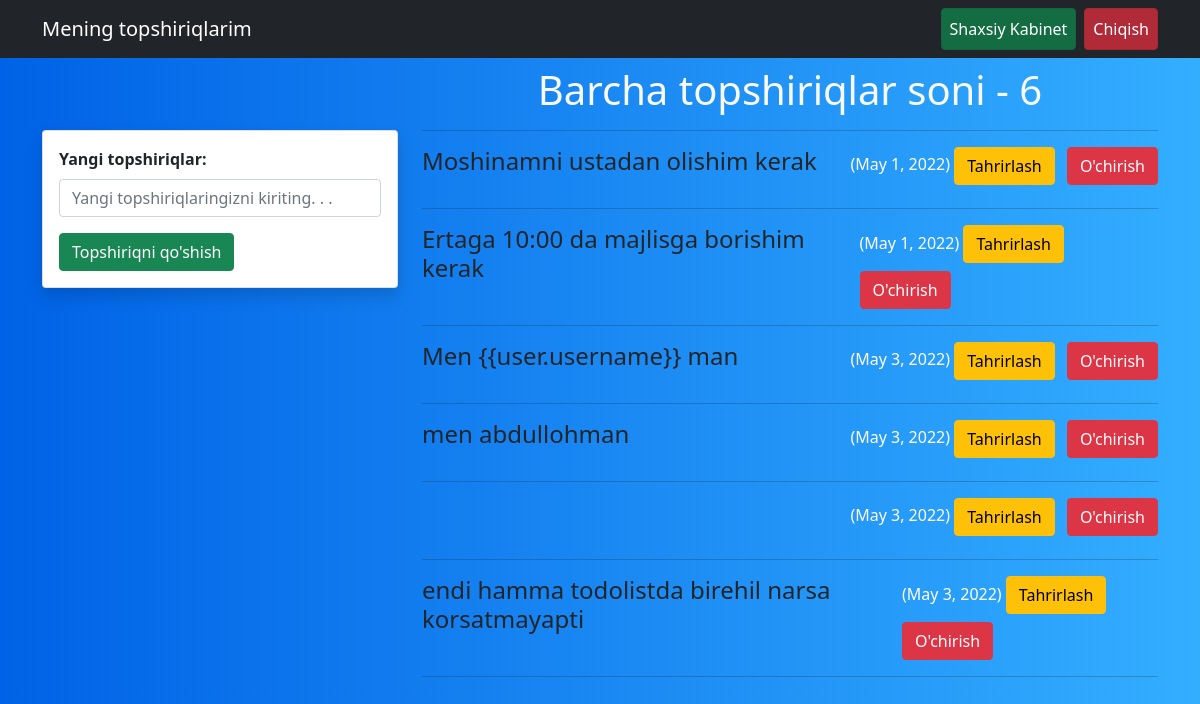
Screenshot of / (signed in) with the database file from the repository.
### mysite/models.py (models this page shows, shortened)
class Task(models.Model):
    task=models.TextField()
    user=models.ForeignKey(User,on_delete=models.CASCADE)
    created_at=models.DateTimeField(auto_now_add=True)

### mysite/views.py (the view)
# urls.py: path('',home,name='home-page'),
@login_required(login_url='login-page')
def home(request):
    if request.method=='POST':
        taskValue=request.POST['task']
        data=Task(task=taskValue,user=request.user)
        data.save()
        return redirect('home-page')
    task=Task.objects.filter(user=request.user)
    return render(request,'home.html',{'tasks':task})
    return redirect('profile-page')

### templates/home.html (shortened to what this page needs)
{% extends 'base.html' %}
{% block mycontent %}
<div class="container mt-2">
    <div class="row">
        <div class="col-md-4 mt-5">
            <div class="card shadow p-3 mt-3">
                <form method="post">
                <div class="form-group">
                    <label class="form-label"><strong>Yangi topshiriqlar:</strong></label>
                    <input type="text" class="form-control" name="task" placeholder="Yangi topshiriqlaringizni kiriting. . .">
                </div>
                <div class="form-group mt-2">
                    <input type="submit" class="btn btn-success mt-2" value="Topshiriqni qo'shish">
                </div>
            </form>
            </div>
        </div>
        <div class="col-md-8">
            <h1 class="text-center text-light">Barcha topshiriqlar soni -  {{tasks|length}}</h1>
            <hr>
            {% for task in tasks%}
            <div class="d-flex justify-content-between">
                <h4>{{task.task}}</h4>
               <div>
                    <p style="color:white;"class="d-inline-block ">({{task.created_at|date}})</p>
                    <a href="{% url 'task-edit-page' task.id %}" class="btn btn-warning me-2">Tahrirlash</a>
                    <a href="{% url 'task-delete-page' task.id %}" class="btn btn-danger">O'chirish</a>
               </div>
            </div>
            <hr>
            {% endfor %}
        </div>
    </div>
</div>
{% endblock %}

### templates/base.html (shortened to what this page needs)
<!doctype html>
<html lang="en">
  <head>
    <link href="https://cdn.jsdelivr.net/npm/bootstrap@5.1.3/dist/css/bootstrap.min.css" rel="stylesheet">
    <link rel="stylesheet" href="https://cdnjs.cloudflare.com/ajax/libs/font-awesome/6.0.0-beta3/css/all.min.css" />
  </head>
  <body>
  <nav class="navbar navbar-expand-lg navbar-dark bg-dark">
  <div class="container">
    <a class="navbar-brand" href="{%url 'home-page' %}">Mening topshiriqlarim</a>
    <div class="collapse navbar-collapse" id="navbarSupportedContent">
      <ul class="navbar-nav ms-auto mb-2 mb-lg-0">
        {% if request.user.is_authenticated %}
        <li class="nav-item">
          <a class="nav-link active btn btn-success ms-2" href="{%url 'profile-page'%}">Shaxsiy Kabinet</a>
        </li>
        <li class="nav-item">
          <a class="nav-link active btn btn-danger ms-2" href="{% url 'logout-page' %}">Chiqish</a>
        </li>
        {% endif %}
      </ul>
    </div>
  </div>
</nav>
    {% block mycontent %}
    {% endblock %}
  </body>
</html>

### templates/home.html (style rules this page uses)
body { background: linear-gradient(to right, #0062E6, #33AEFF); }

### rows the page displays
Task: task "Moshinamni ustadan olishim kerak", created_at "May 1, 2022"
Task: task "Ertaga 10:00 da majlisga borishim kerak", created_at "May 1, 2022"
Task: task "Men {{user.username}} man", created_at "May 3, 2022"
Task: task "men abdullohman", created_at "May 3, 2022"
Task: created_at "May 3, 2022"
Task: task "endi hamma todolistda birehil narsa korsatmayapti", created_at "May 3, 2022"

### other values shown
{{ tasks|length }} "6"
